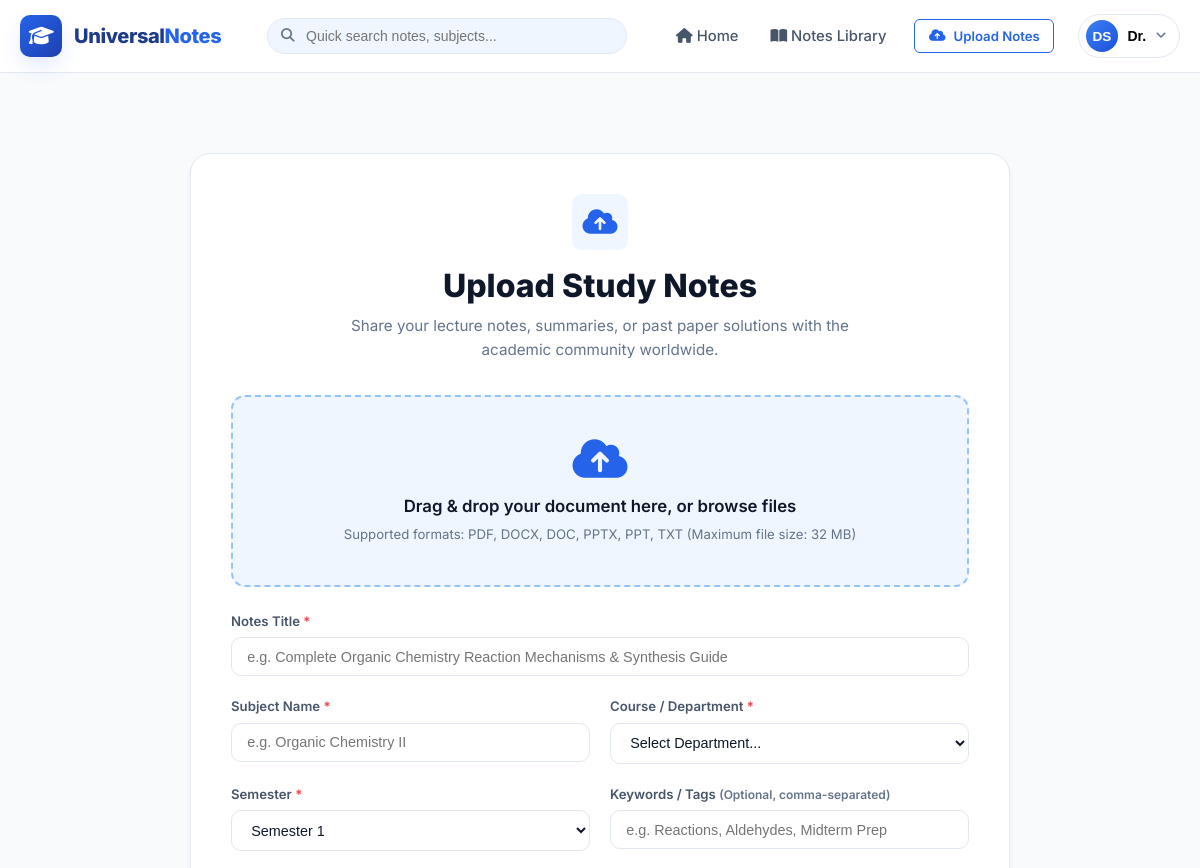
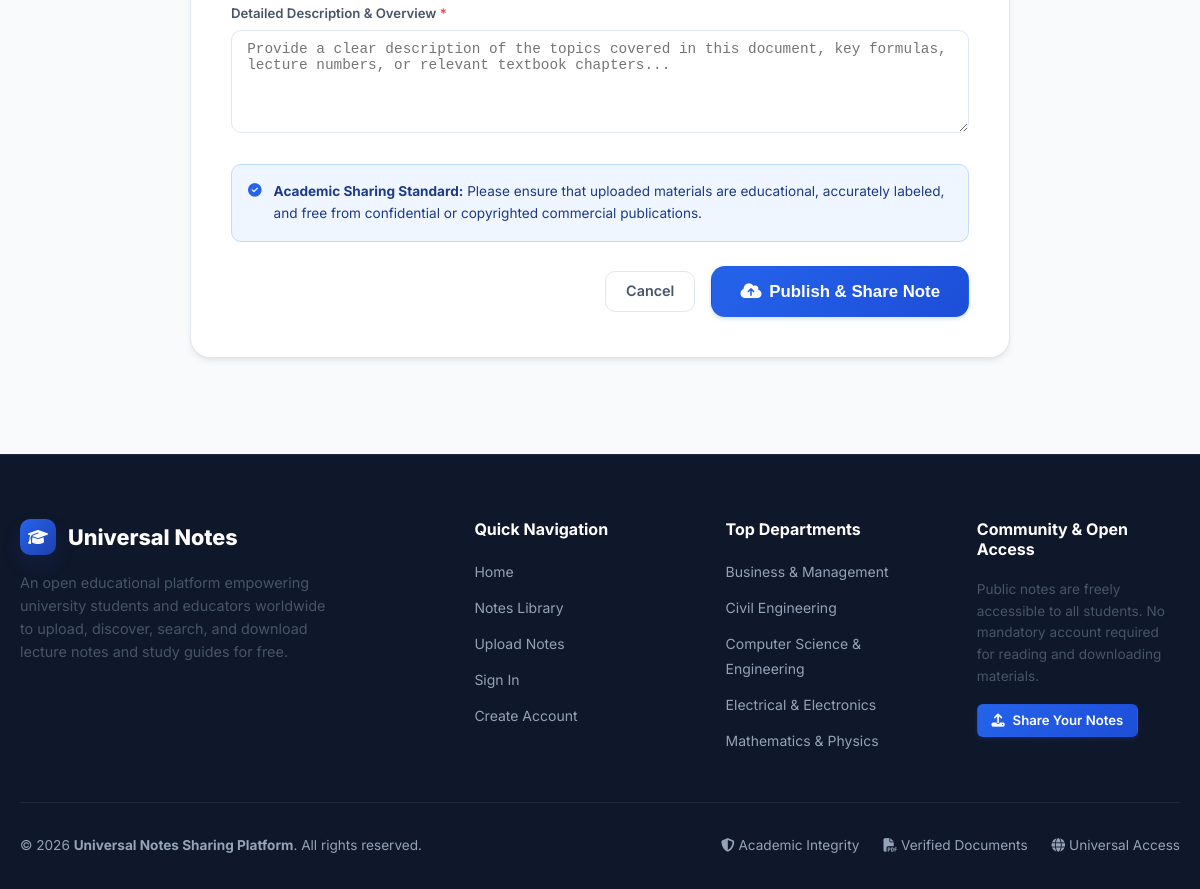
Page /upload (signed in) on the committed database (2 pictures, top to bottom).
### models.py (models this page shows, shortened)
class User(db.Model):
    __tablename__ = 'users'
    id = db.Column(db.Integer, primary_key=True)
    full_name = db.Column(db.String(100), nullable=False)
    email = db.Column(db.String(120), unique=True, nullable=False, index=True)
    password_hash = db.Column(db.String(255), nullable=False)
    department = db.Column(db.String(100), nullable=True)
    role = db.Column(db.String(20), default='user')  # 'user' or 'admin'
    is_active = db.Column(db.Boolean, default=True)
    created_at = db.Column(db.DateTime, default=utc_now)
    notes = db.relationship('Note', backref='uploader', lazy='dynamic', cascade='all, delete-orphan')
    downloads = db.relationship('DownloadHistory', backref='user', lazy='dynamic')
    @property
    def is_admin(self):
        return self.role == 'admin'
    @property
    def initials(self):
        parts = self.full_name.split()
        if len(parts) >= 2:
            return f"{parts[0][0]}{parts[1][0]}".upper()
        elif parts:
            return parts[0][:2].upper()
        return "U"

class Department(db.Model):
    __tablename__ = 'departments'
    id = db.Column(db.Integer, primary_key=True)
    name = db.Column(db.String(100), unique=True, nullable=False)
    code = db.Column(db.String(20), unique=True, nullable=False)
    icon = db.Column(db.String(50), default='fa-graduation-cap')
    description = db.Column(db.Text, nullable=True)
    notes = db.relationship('Note', backref='department_rel', lazy='dynamic')

### app.py (the view, shortened to what this page needs)
@app.route('/upload', methods=['GET', 'POST'])
@login_required
def upload():
    departments = Department.query.order_by(Department.name).all()
    return render_template('upload.html', departments=departments)

### app.py (called while the page is built)
def login_required(f):
    @wraps(f)
    def decorated_function(*args, **kwargs):
        if 'user_id' not in session:
            flash('Please log in or create an account to access this feature.', 'info')
            return redirect(url_for('login', next=request.url))
        return f(*args, **kwargs)
    return decorated_function

@app.context_processor
def inject_global_data():
    current_user = None
    if 'user_id' in session:
        current_user = db.session.get(User, session['user_id'])
        if not current_user or not current_user.is_active:
            session.clear()
            current_user = None
    departments = Department.query.order_by(Department.name).all()
    total_notes_count = Note.query.filter_by(is_approved=True).count()
    return {
        'current_user': current_user,
        'global_departments': departments,
        'global_total_notes': total_notes_count,
        'current_year': datetime.now(timezone.utc).year
    }

### templates/upload.html (shortened to what this page needs)
{% extends "base.html" %}
{% block content %}
<div class="container" style="padding-top: 2rem; padding-bottom: 4rem;">
  <div class="upload-card">
    <div style="text-align: center; margin-bottom: 2rem;">
      <div style="width: 56px; height: 56px; border-radius: var(--radius-md); background: var(--primary-50); color: var(--primary-600); display: inline-flex; align-items: center; justify-content: center; font-size: 1.75rem; margin-bottom: 1rem;">
        <i class="fa-solid fa-cloud-arrow-up"></i>
      </div>
      <h1 style="font-size: 2rem; font-weight: 800; margin-bottom: 0.5rem;">Upload Study Notes</h1>
      <p style="color: var(--text-muted); font-size: 0.95rem; max-width: 540px; margin: 0 auto;">
        Share your lecture notes, summaries, or past paper solutions with the academic community worldwide.
      </p>
    </div>
    <form action="{{ url_for('upload') }}" method="POST" enctype="multipart/form-data" id="uploadForm">
      <div class="dropzone-container" id="dropzone">
        <i class="fa-solid fa-cloud-arrow-up dropzone-icon"></i>
        <div class="dropzone-text">Drag & drop your document here, or browse files</div>
        <div class="dropzone-subtext">Supported formats: PDF, DOCX, DOC, PPTX, PPT, TXT (Maximum file size: 32 MB)</div>
      </div>
      <div style="display: grid; grid-template-columns: 1fr; gap: 1.25rem;">
        <div class="filter-group">
          <label for="title">Notes Title <span class="text-danger" style="color: #ef4444;">*</span></label>
          <input type="text" name="title" id="title" class="form-control"
                 placeholder="e.g. Complete Organic Chemistry Reaction Mechanisms & Synthesis Guide" required>
        </div>
        <div style="display: grid; grid-template-columns: 1fr 1fr; gap: 1.25rem;">
          <div class="filter-group">
            <label for="subject">Subject Name <span class="text-danger" style="color: #ef4444;">*</span></label>
            <input type="text" name="subject" id="subject" class="form-control"
                   placeholder="e.g. Organic Chemistry II" required>
          </div>
          <div class="filter-group">
            <label for="department">Course / Department <span class="text-danger" style="color: #ef4444;">*</span></label>
            <select name="department" id="department" class="form-select" required>
              <option value="" disabled selected>Select Department...</option>
            </select>
          </div>
        </div>
        <div style="display: grid; grid-template-columns: 1fr 1fr; gap: 1.25rem;">
          <div class="filter-group">
            <label for="semester">Semester <span class="text-danger" style="color: #ef4444;">*</span></label>
            <select name="semester" id="semester" class="form-select" required>
              {% for s in range(1, 9) %}
                <option value="{{ s }}">Semester {{ s }}</option>
              {% endfor %}
            </select>
          </div>
          <div class="filter-group">
            <label for="tags">Keywords / Tags <span style="font-size: 0.75rem; color: var(--text-muted);">(Optional, comma-separated)</span></label>
            <input type="text" name="tags" id="tags" class="form-control"
                   placeholder="e.g. Reactions, Aldehydes, Midterm Prep">
          </div>
        </div>
        <div class="filter-group">
          <label for="description">Detailed Description & Overview <span class="text-danger" style="color: #ef4444;">*</span></label>
          <textarea name="description" id="description" class="form-control" rows="5"
                    placeholder="Provide a clear description of the topics covered in this document, key formulas, lecture numbers, or relevant textbook chapters..." required></textarea>
        </div>
      </div>
      <div style="margin: 1.5rem 0; padding: 1rem; background: var(--primary-50); border: 1px solid var(--primary-200); border-radius: var(--radius-md); font-size: 0.85rem; color: var(--primary-900); display: flex; align-items: flex-start; gap: 0.75rem;">
        <i class="fa-solid fa-circle-check" style="color: var(--primary-600); margin-top: 0.2rem;"></i>
        <div>
          <strong>Academic Sharing Standard:</strong> Please ensure that uploaded materials are educational, accurately labeled, and free from confidential or copyrighted commercial publications.
        </div>
      </div>
      <div style="display: flex; justify-content: flex-end; gap: 1rem; align-items: center;">
        <a href="{{ url_for('library') }}" class="btn btn-secondary">Cancel</a>
        <button type="submit" id="submitBtn" class="btn btn-primary btn-lg">
          <i class="fa-solid fa-cloud-arrow-up"></i> Publish & Share Note
        </button>
      </div>
    </form>
  </div>
</div>
{% endblock %}

### templates/base.html (shortened to what this page needs)
<!DOCTYPE html>
<html lang="en">
<head>
  <link rel="stylesheet" href="https://cdnjs.cloudflare.com/ajax/libs/font-awesome/6.5.1/css/all.min.css">
  <link rel="stylesheet" href="{{ url_for('static', filename='css/style.css') }}">
</head>
<body>
  <nav class="navbar" id="mainNavbar">
    <div class="container nav-container">
      <a href="{{ url_for('index') }}" class="nav-brand">
        <div class="brand-icon-wrapper">
          <i class="fa-solid fa-graduation-cap"></i>
        </div>
        <div class="brand-text">Universal<span>Notes</span></div>
      </a>
      <div class="nav-search">
        <i class="fa-solid fa-magnifying-glass nav-search-icon"></i>
        <input type="text" id="navSearchInput" placeholder="Quick search notes, subjects..." autocomplete="off">
      </div>
      <ul class="nav-menu" id="navMenu">
        <li>
          <a href="{{ url_for('index') }}" class="nav-link {% if request.endpoint == 'index' %}active{% endif %}">
            <i class="fa-solid fa-house"></i> Home
          </a>
        </li>
        <li>
          <a href="{{ url_for('library') }}" class="nav-link {% if request.endpoint == 'library' %}active{% endif %}">
            <i class="fa-solid fa-book-open"></i> Notes Library
          </a>
        </li>
        <li>
          <a href="{{ url_for('upload') }}" class="btn btn-outline-primary btn-sm">
            <i class="fa-solid fa-cloud-arrow-up"></i> Upload Notes
          </a>
        </li>
        {% if current_user %}
          <li class="user-menu-dropdown">
            <button class="user-avatar-btn" id="userAvatarBtn" type="button">
              <span class="avatar-circle">{{ current_user.initials }}</span>
              <span style="font-weight: 600; font-size: 0.875rem;">{{ current_user.full_name.split()[0] }}</span>
              <i class="fa-solid fa-angle-down" style="font-size: 0.75rem; color: var(--text-muted);"></i>
            </button>
          </li>
        {% endif %}
      </ul>
    </div>
  </nav>
  <div class="container alert-container">
  </div>
  <main class="main-content">
    {% block content %}{% endblock %}
  </main>
  <footer class="footer">
    <div class="container">
      <div class="footer-grid">
        <div>
          <div class="footer-brand">
            <div class="brand-icon-wrapper" style="width: 36px; height: 36px; font-size: 1rem;">
              <i class="fa-solid fa-graduation-cap"></i>
            </div>
            Universal Notes
          </div>
          <p class="footer-desc">
            An open educational platform empowering university students and educators worldwide to upload, discover, search, and download lecture notes and study guides for free.
          </p>
        </div>
        <div>
          <h4 class="footer-heading">Quick Navigation</h4>
          <ul class="footer-links">
            <li><a href="{{ url_for('index') }}">Home</a></li>
            <li><a href="{{ url_for('library') }}">Notes Library</a></li>
            <li><a href="{{ url_for('upload') }}">Upload Notes</a></li>
            <li><a href="{{ url_for('login') }}">Sign In</a></li>
            <li><a href="{{ url_for('register') }}">Create Account</a></li>
          </ul>
        </div>
        <div>
          <h4 class="footer-heading">Top Departments</h4>
          <ul class="footer-links">
            {% for dept in global_departments[:5] %}
              <li><a href="{{ url_for('library', department=dept.name) }}">{{ dept.name }}</a></li>
            {% endfor %}
          </ul>
        </div>
        <div>
          <h4 class="footer-heading">Community & Open Access</h4>
          <p class="footer-desc" style="font-size: 0.85rem; margin-bottom: 1rem;">
            Public notes are freely accessible to all students. No mandatory account required for reading and downloading materials.
          </p>
          <div style="display: flex; gap: 0.75rem;">
            <a href="{{ url_for('upload') }}" class="btn btn-primary btn-sm">
              <i class="fa-solid fa-upload"></i> Share Your Notes
            </a>
          </div>
        </div>
      </div>
      <div class="footer-bottom">
        <div>
          &copy; {{ current_year }} <strong>Universal Notes Sharing Platform</strong>. All rights reserved.
        </div>
        <div style="display: flex; gap: 1.5rem; font-size: 0.85rem;">
          <span><i class="fa-solid fa-shield-halved"></i> Academic Integrity</span>
          <span><i class="fa-solid fa-file-pdf"></i> Verified Documents</span>
          <span><i class="fa-solid fa-globe"></i> Universal Access</span>
        </div>
      </div>
    </div>
  </footer>
</body>
</html>

### rows in the picture
User: initials "DS", full_name "Dr."
Department: name "Business & Management"
Department: name "Civil Engineering"
Department: name "Computer Science & Engineering"
Department: name "Electrical & Electronics"
Department: name "Mathematics & Physics"
